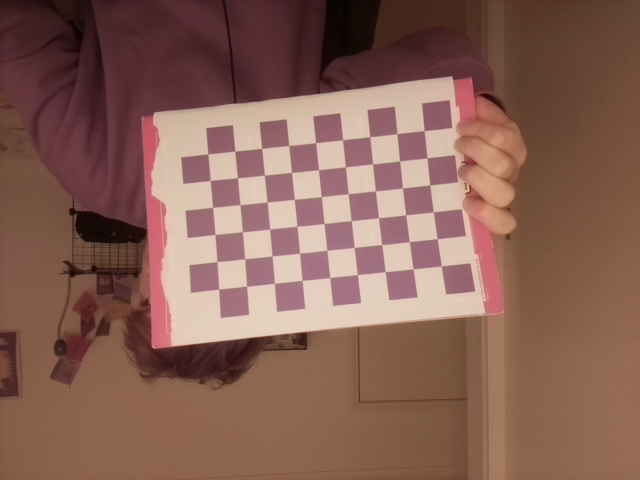
#> input picture calibrationImages/saved_img0.jpg, 640 x 480 px; its folder holds 4 pictures in this run
$ python CalibrateCamera.py
#> lines starting #> are read from the running program, lines starting #| are printed output that depends on the picture; after the words box and inside, x2 and y2 are one past the last pixel; in counts of white or black regions, pixels touching at a corner belong together
import numpy as np
import cv2 as cv
import glob
# termination criteria
criteria = (cv.TERM_CRITERIA_EPS + cv.TERM_CRITERIA_MAX_ITER, 30, 0.001)
# prepare object points, like (0,0,0), (1,0,0), (2,0,0) ....,(6,5,0)
objp = np.zeros((6*9,3), np.float32)
objp[:,:2] = np.mgrid[0:9,0:6].T.reshape(-1,2)*2.5
# Arrays to store object points and image points from all the images.
objpoints = [] # 3d point in real world space
imgpoints = [] # 2d points in image plane.
images = glob.glob('calibrationImages/*.jpg')
for fname in images:
    img = cv.imread(fname)
#> img is the input picture: shape (480, 640, 3); mean B, G, R 84.8, 97, 134.5
    gray = cv.cvtColor(img, cv.COLOR_BGR2GRAY)
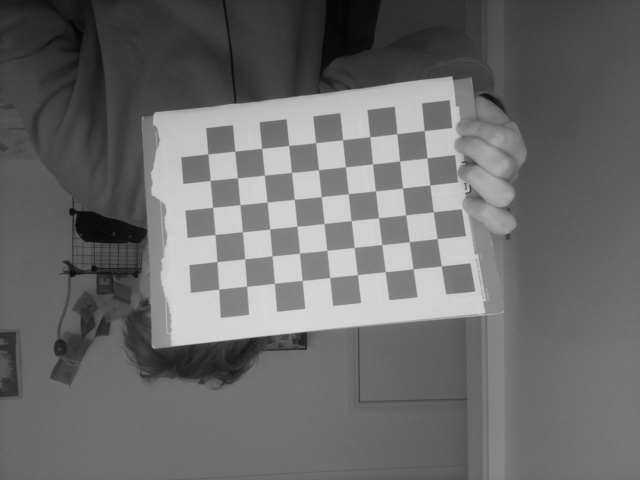
#> gray: shape (480, 640); min 3, max 216, mean 106.9
    # Find the chess board corners
    ret, corners = cv.findChessboardCorners(gray, (9,6), None)
#> ret = True; corners = 54 rows, first 8: [441.3, 265.9], [413.1, 268.8], [385.2, 271.6], [357.4, 274.6], [329.7, 277.5], [302.2, 280.4], [274.3, 283.3], [246.6, 286.3]
    print(ret)
#| True
    print("found corners")
    print(corners)
#> (printed output is left out)

    # If found, add object points, image points (after refining them)
    if ret == True:
        objpoints.append(objp)
        corners2 = cv.cornerSubPix(gray,corners, (11,11), (-1,-1), criteria)
#> corners2 = 54 rows, first 8: [441.3, 265.9], [413.1, 268.8], [385.2, 271.7], [357.4, 274.6], [329.7, 277.5], [302.2, 280.4], [274.4, 283.3], [246.6, 286.3]
        imgpoints.append(corners)
        # Draw and display the corners
        cv.drawChessboardCorners(img, (9,6), corners2, ret)
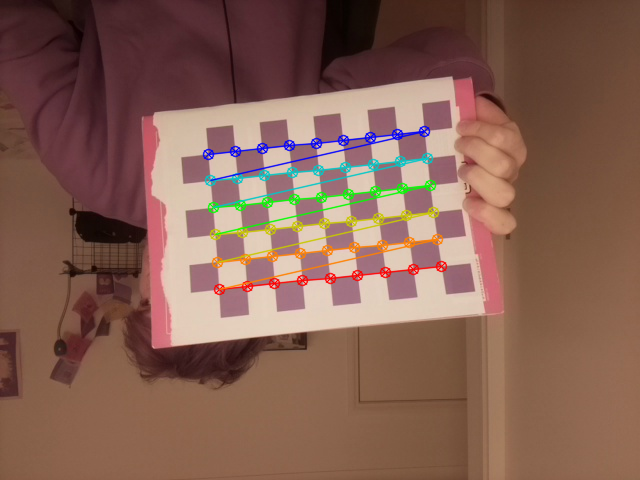
#> img: shape (480, 640, 3); 3.64% of pixels changed, all inside (x1, y1, x2, y2) = (202, 125, 448, 296)
        cv.imshow('img', img)
        cv.waitKey(500)
    img1=img
#> pass 2 of the loop `for fname in images:`:
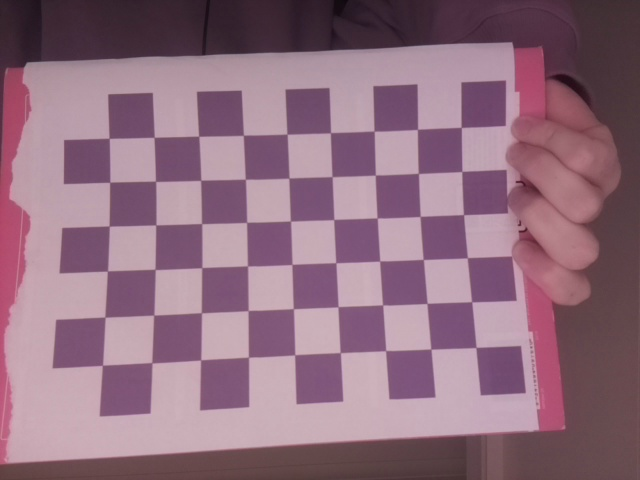
#> input picture calibrationImages/saved_img1.jpg, 640 x 480 px
#> img is the input picture: shape (480, 640, 3); mean B, G, R 126.7, 110.1, 144.2
#> `gray = cv.cvtColor(img, cv.COLOR_BGR2GRAY)`:
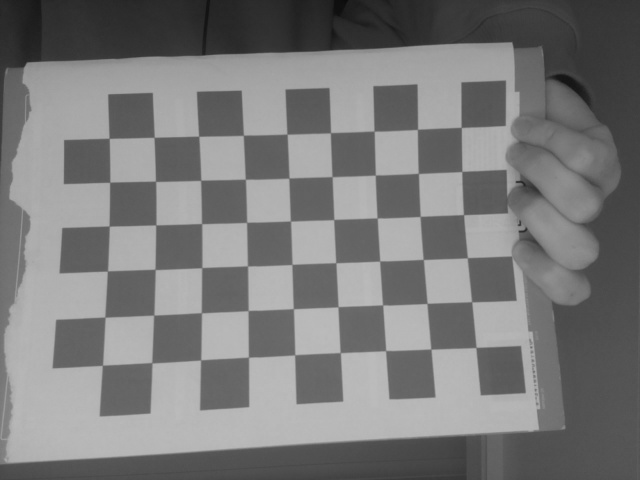
#> gray: shape (480, 640); min 10, max 188, mean 122.2
#> corners = 54 rows, first 8: [475.9, 347.5], [430.9, 349.1], [385.6, 350.6], [340.3, 352.6], [294.7, 354.7], [248.5, 357.2], [200.7, 359.9], [151.8, 362.6]
#| True
#> (printed output is left out)
#> corners2 = 54 rows, first 8: [475.9, 347.5], [430.9, 349.1], [385.6, 350.6], [340.3, 352.6], [294.7, 354.8], [248.5, 357.1], [200.7, 359.9], [151.8, 362.7]
#> `cv.drawChessboardCorners(img, (9,6), corners2, ret)`:
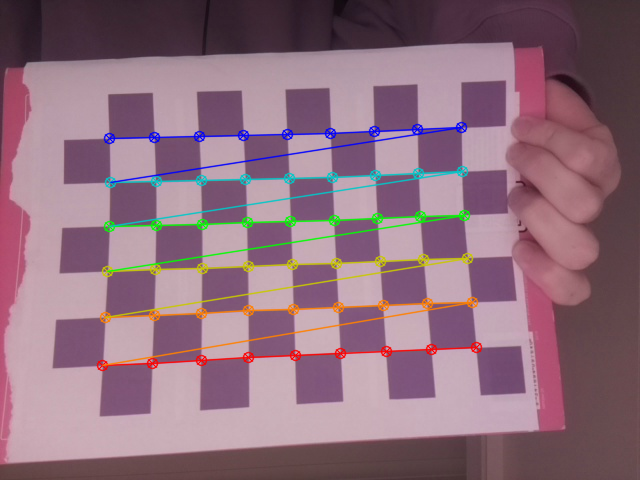
#> img: shape (480, 640, 3); 5.24% of pixels changed, all inside (x1, y1, x2, y2) = (96, 121, 483, 372)
#> pass 3 of the loop `for fname in images:`:
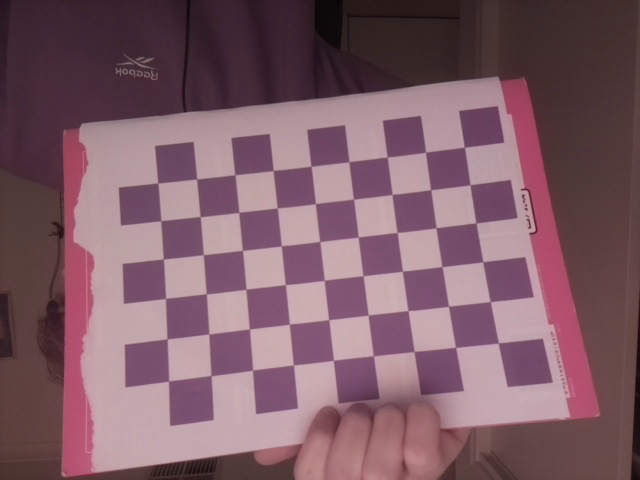
#> input picture calibrationImages/saved_img10.jpg, 640 x 480 px
#> img is the input picture: shape (480, 640, 3); mean B, G, R 103.1, 92.5, 125.9
#> `gray = cv.cvtColor(img, cv.COLOR_BGR2GRAY)`:
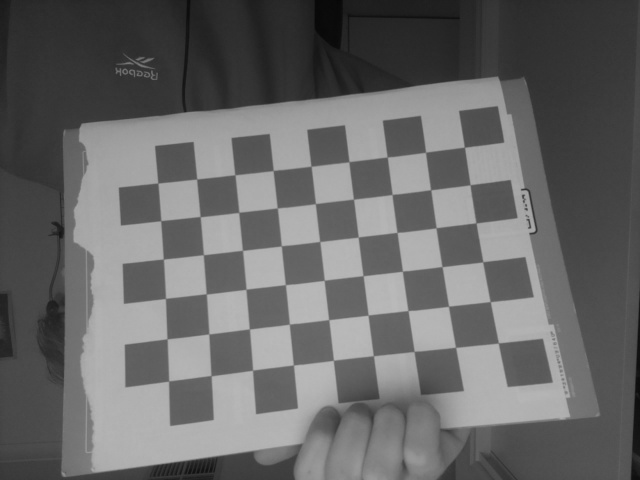
#> gray: shape (480, 640); min 6, max 186, mean 103.8
#> corners = 54 rows, first 8: [498.3, 342.9], [455.5, 347.4], [414.1, 351.4], [373.4, 355.7], [332, 358], [293.4, 365], [252.6, 370.2], [211.1, 375.7]
#| True
#> (printed output is left out)
#> corners2 = 54 rows, first 8: [498.4, 343], [455.5, 347.3], [414.2, 351.4], [373.3, 355.7], [333.4, 360.3], [293.4, 364.9], [252.6, 370.2], [211.1, 375.6]
#> `cv.drawChessboardCorners(img, (9,6), corners2, ret)`:
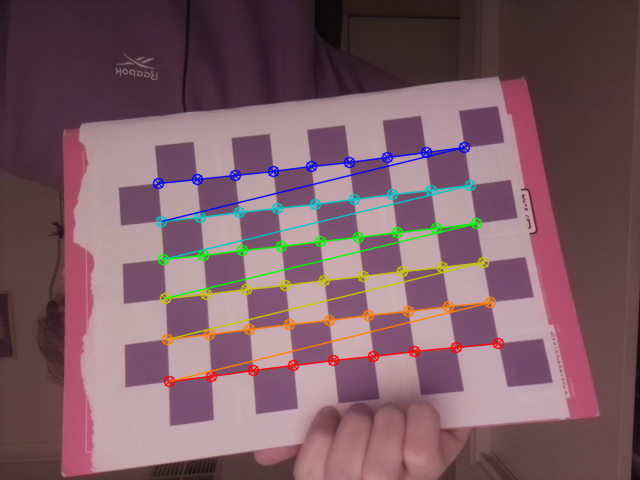
#> img: shape (480, 640, 3); 4.73% of pixels changed, all inside (x1, y1, x2, y2) = (152, 141, 505, 388)
#> the loop made 4 passes; the first 3 are shown

cv.destroyAllWindows()


print(">==> Starting calibration")
ret, cam_mtx, dist, rvecs, tvecs = cv.calibrateCamera(objpoints, imgpoints, gray.shape[::-1], None, None)

#print(ret)
print("Camera Matrix")
print(cam_mtx)
np.save('cam_mtx.npy', cam_mtx)

print("Distortion Coeff")
print(dist)
np.save('dist.npy', dist)

print("r vecs")
print(rvecs[2])

print("t Vecs")
print(tvecs[2])


print(">==> Calibration ended")


h,  w = img1.shape[:2]
#> h = 480; w = 640
print("Image Width, Height")
print(w, h)
#| 640 480
#if using Alpha 0, so we discard the black pixels from the distortion.  this helps make the entire region of interest is the full dimensions of the image (after undistort)
#if using Alpha 1, we retain the black pixels, and obtain the region of interest as the valid pixels for the matrix.
#i will use Apha 1, so that I don't have to run undistort.. and can just calculate my real world x,y
newcam_mtx, roi=cv.getOptimalNewCameraMatrix(cam_mtx, dist, (w,h), 1, (w,h))

print("Region of Interest")
print(roi)
np.save('roi.npy', roi)

print("New Camera Matrix")
#print(newcam_mtx)
np.save('newcam_mtx.npy', newcam_mtx)
print(np.load('newcam_mtx.npy'))

inverse = np.linalg.inv(newcam_mtx)
print("Inverse New Camera Matrix")
print(inverse)


# undistort
undst = cv.undistort(img1, cam_mtx, dist, None, newcam_mtx)
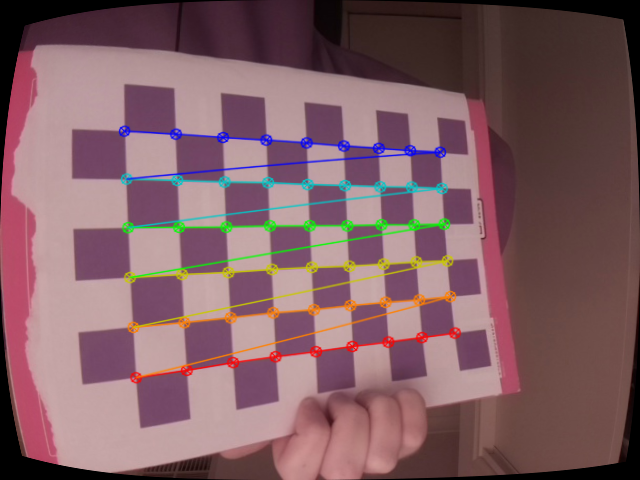
#> undst: shape (480, 640, 3); mean B, G, R 100.1, 94.4, 128.5
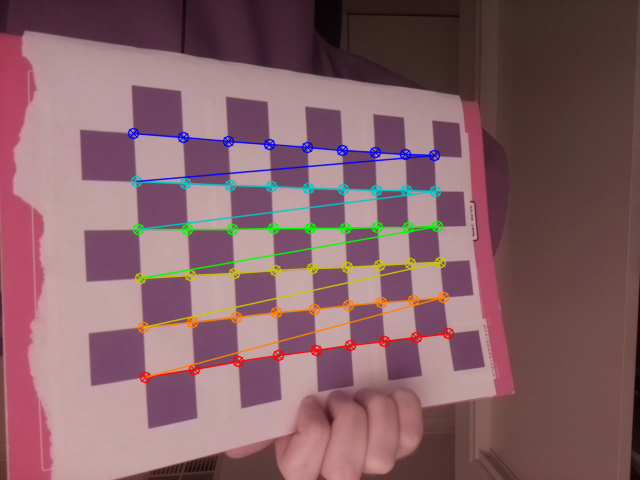
#> img1: shape (480, 640, 3); mean B, G, R 103.2, 97.3, 133.7
